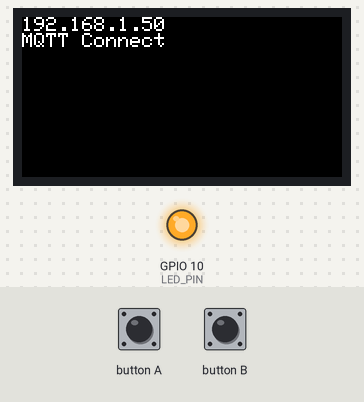
Bench run of a program on a simulated ESP32. Parts: 160×80 colour display, output pins drawn as LEDs (lit = HIGH). Inputs (shaded band) come from the test bench. WiFi joins after 1.5 s; servers stay silent unless stated; no MQTT or app messages arrive unless stated; what the program prints to the serial monitor is not drawn.

Above: at 3.3 s.
3.4 s: button A pressed for 0.15 s
At 3.8 s:
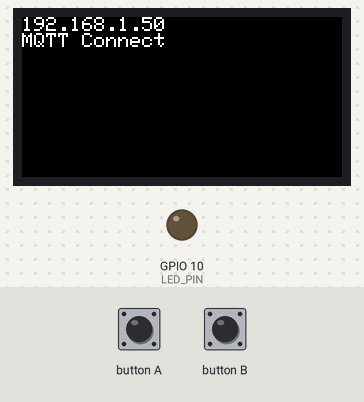
6.5 s: button A pressed for 1 s
At 7.6 s:
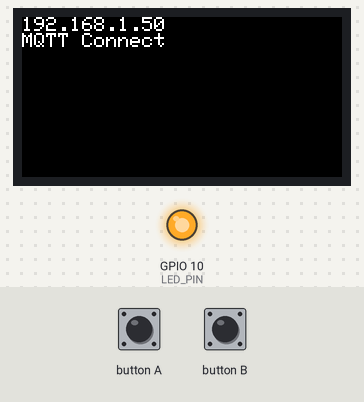
9.0 s: button A pressed for 3.2 s
At 9.4 s:
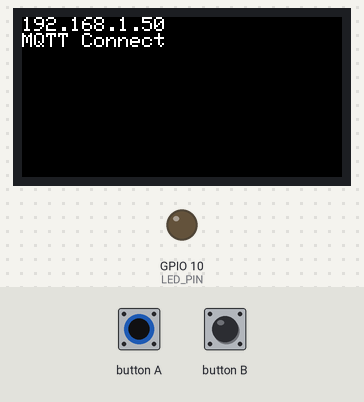
Timing chart, 0 to 12.0 s (numbered marks = the images above; inputs shaded):
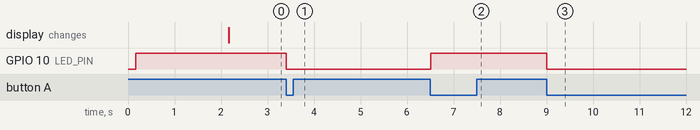

The program:

main.cpp
```cpp
//#define M5CORE2
#define M5STICKC

#ifdef M5CORE2
#include <M5Core2.h>
#include <Fonts/EVA_20px.h>
#endif
#ifdef M5STICKC
#include <M5StickC.h>
#endif

#include <WiFi.h>
#include <ArduinoJson.h>
#include <PubSubClient.h>

const char* wifi_ssid = "【WiFiアクセスポイントのSSID】";
const char* wifi_password = "【WiFiアクセスポイントのパスワード】";

#define DISP_FORE_COLOR   WHITE
#define DISP_BACK_COLOR   BLACK

#define DEVICE_NAME "switch" // ★DEVICEの名前

const char* mqtt_server = "【MQTTブローカのホスト名】"; // MQTTのIPかホスト名
const int mqtt_port = 1883;       // MQTTのポート
const char* topic_notify = "$aws/things/" DEVICE_NAME "/shadow/update/delta"; // 受信用トピック名
const char* topic_report = "$aws/things/" DEVICE_NAME "/shadow/update"; // 送信用トピック名

#ifdef M5CORE2
#define MQTT_CLIENT_NAME  "M5Core2" // MQTTサーバ接続時のクライアント名
#endif
#ifdef M5STICKC
#define MQTT_CLIENT_NAME  "M5StickC" // MQTTサーバ接続時のクライアント名
#endif

WiFiClient wifiClient;
PubSubClient client(wifiClient);

#define MQTT_BUFFER_SIZE  1024 // MQTT送受信のバッファサイズ

// ★DEVICEごとの定義
#define LED_PIN     GPIO_NUM_10
#define NUM_OF_ATTR   1
typedef struct{
  bool on;
} DEVICE_STATUS;
DEVICE_STATUS device_status = { false };

const int capacity_notify = JSON_OBJECT_SIZE(4) + 3*JSON_OBJECT_SIZE(NUM_OF_ATTR);
const int capacity_report = JSON_OBJECT_SIZE(1) + JSON_OBJECT_SIZE(2) + 2*JSON_OBJECT_SIZE(NUM_OF_ATTR);
StaticJsonDocument<capacity_notify> json_notify;
StaticJsonDocument<capacity_report> json_report;
#define BUFFER_SIZE   MQTT_BUFFER_SIZE
char buffer_notify[BUFFER_SIZE];
char buffer_report[BUFFER_SIZE];

bool isPressed = false;

void updateState(){
  json_report.clear();
  JsonObject state = json_report.createNestedObject("state");
  JsonObject desired = state.createNestedObject("desired");
  JsonObject reported = state.createNestedObject("reported");

  // ★DEVICEごとの処理
  {
    desired["on"] = device_status.on;
    reported["on"] = device_status.on;
  }

  serializeJson(json_report, Serial);
  Serial.println("");

  serializeJson(json_report, buffer_report, sizeof(buffer_report));
  client.publish(topic_report, buffer_report);
}

void mqtt_callback(char* topic, byte* payload, unsigned int length) {
  Serial.println("MQTT received");

  // JSONをパース
  DeserializationError err = deserializeJson(json_notify, payload, length);
  if( err ){
    Serial.println("Deserialize error");
    Serial.println(err.c_str());
    return;
  }
  serializeJson(json_notify, Serial);
  Serial.println("");

  // ★DEVICEごとの処理
  {
    if( json_notify["state"].containsKey("on") ){
      device_status.on = json_notify["state"]["on"];
    }
    digitalWrite(LED_PIN, device_status.on ? LOW : HIGH);
  }

  updateState();
}

void wifi_connect(void){
  Serial.println("");
  Serial.print("WiFi Connenting");

  WiFi.begin(wifi_ssid, wifi_password);
  while (WiFi.status() != WL_CONNECTED) {
    Serial.print(".");
    delay(1000);
  }
  Serial.println("");
  Serial.print("Connected : ");
  Serial.println(WiFi.localIP());
  M5.Lcd.println(WiFi.localIP());
}

void setup() {
#ifdef M5CORE2
  M5.begin(true, false, true, true);
  M5.Lcd.setTextSize(2);
#endif
#ifdef M5STICKC
  M5.begin(true, true, true);
  M5.Lcd.setRotation(3);
  M5.Lcd.setTextSize(1);
#endif

  Serial.begin(9600);
  Serial.println("");
  Serial.println("Now Initializing");

  M5.Lcd.fillScreen(DISP_BACK_COLOR);
  M5.Lcd.setTextColor(DISP_FORE_COLOR);

  // ★DEVICEごとの処理
  {
    pinMode(LED_PIN, OUTPUT);
    digitalWrite(LED_PIN, HIGH);
  }

  wifi_connect();

  // バッファサイズの変更
  client.setBufferSize(MQTT_BUFFER_SIZE);
  // MQTTコールバック関数の設定
  client.setCallback(mqtt_callback);
  // MQTTブローカに接続
  client.setServer(mqtt_server, mqtt_port);

  M5.Lcd.println("MQTT Connect");
}

void loop() {
  M5.update();
  client.loop();

  // MQTT未接続の場合、再接続
  while(!client.connected() ){
    Serial.println("Mqtt Reconnecting");
    if( client.connect(MQTT_CLIENT_NAME) ){
      // MQTT Subscribe
      client.subscribe(topic_notify);
      Serial.println("Mqtt Connected and Subscribing");
      break;
    }
    delay(1000);
  }

  if( M5.BtnA.isPressed() ){
    if( !isPressed ){
      isPressed = true;

      Serial.println("BtnA.Released");

      // ★DEVICEごとの処理
      {
        device_status.on = !device_status.on;
        digitalWrite(LED_PIN, device_status.on ? LOW : HIGH);
      }

      updateState();

      delay(100);
    }
  }else if( M5.BtnA.isReleased() ){
    isPressed = false;
  }

  delay(10);
}
```

Measured:
- after the input at 3.4 s, GPIO 10 (LED_PIN): HIGH → LOW at once
- after the input at 6.5 s, GPIO 10 (LED_PIN): LOW → HIGH at once
- after the input at 9.0 s, GPIO 10 (LED_PIN): HIGH → LOW at once
